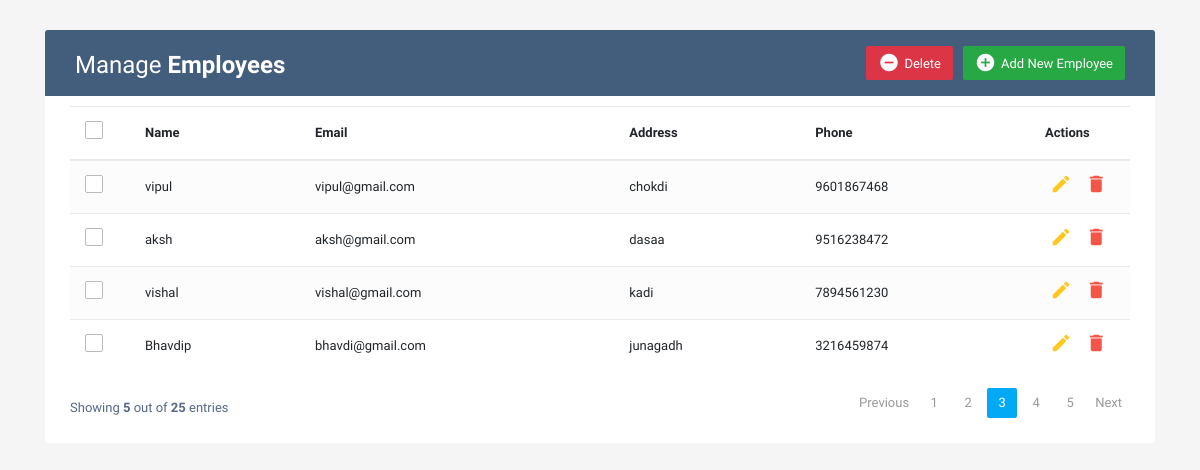
Before: / with the older database file.
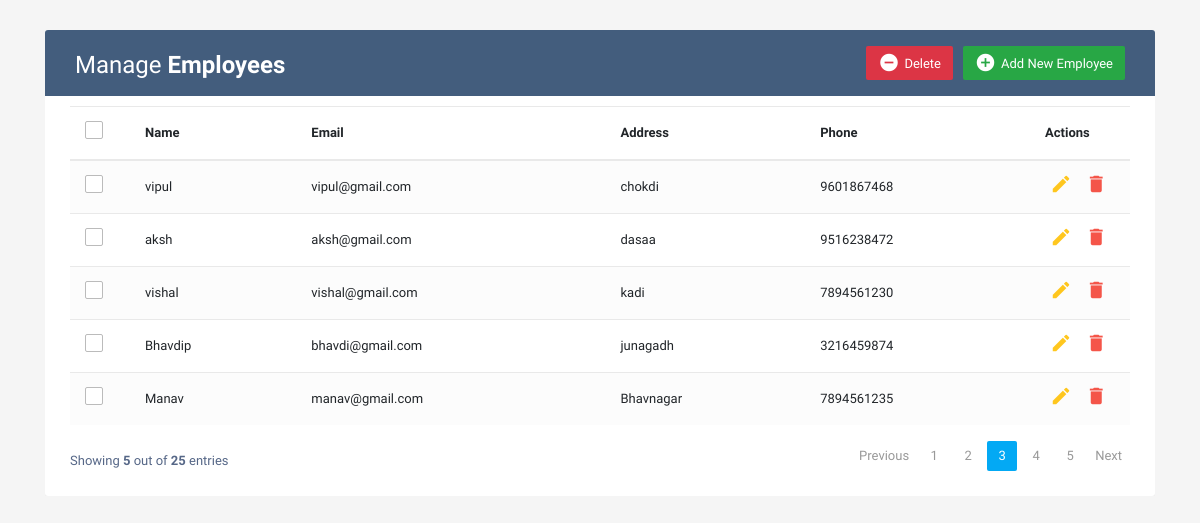
After: the same page with the newer database file.
### myapp/models.py (models this page shows, shortened)
class Employee(models.Model):
	name=models.CharField(max_length=100)
	email=models.EmailField()
	address=models.TextField()
	phone=models.PositiveIntegerField()

### myapp/views.py (the view)
# urls.py: path('',views.test,name='test'),
def test(request):
	emps = Employee.objects.all()
	return render(request,'test.html',{'emps':emps})

### myapp/templates/test.html (shortened to what this page needs)
<!DOCTYPE html>
<html lang="en">
<head>
<link rel="stylesheet" href="https://stackpath.bootstrapcdn.com/bootstrap/4.5.0/css/bootstrap.min.css">
<link rel="stylesheet" href="https://maxcdn.bootstrapcdn.com/font-awesome/4.7.0/css/font-awesome.min.css">
</head>
<body>
<div class="container-xl">
	<div class="table-responsive">
		<div class="table-wrapper">
			<div class="table-title">
				<div class="row">
					<div class="col-sm-6">
						<h2>Manage <b>Employees</b></h2>
					</div>
					<div class="col-sm-6">
						<a href="#addEmployeeModal" class="btn btn-success" data-toggle="modal"><i class="material-icons">&#xE147;</i> <span>Add New Employee</span></a>
						<a href="#deleteEmployeeModal{{i.pk}}" class="btn btn-danger" data-toggle="modal"><i class="material-icons">&#xE15C;</i> <span>Delete</span></a>
					</div>
				</div>
			</div>
			<table class="table table-striped table-hover">
				<thead>
					<tr>
						<th>
							<span class="custom-checkbox">
								<label for="selectAll"></label>
							</span>
						</th>
						<th>Name</th>
						<th>Email</th>
						<th>Address</th>
						<th>Phone</th>
						<th>Actions</th>
					</tr>
				</thead>
				<tbody>
					{% for i in emps %}
					<tr>
						<td>
							<span class="custom-checkbox">
								<label for="checkbox1"></label>
							</span>
						</td>
						<td>{{i.name}}</td>
						<td>{{i.email}}</td>
						<td>{{i.address}}</td>
						<td>{{i.phone}}</td>
						<td>
							<a href="#editEmployeeModal" class="edit" data-toggle="modal"><i class="material-icons" data-toggle="tooltip" title="Edit">&#xE254;</i></a>
							<a href="#deleteEmployeeModal" class="delete" ><i class="material-icons" title="Delete">&#xE872;</i></a>
						</td>
					</tr>
					{% endfor %}
				</tbody>
			</table>
			<div class="clearfix">
				<div class="hint-text">Showing <b>5</b> out of <b>25</b> entries</div>
				<ul class="pagination">
					<li class="page-item disabled"><a href="#">Previous</a></li>
					<li class="page-item"><a href="#" class="page-link">1</a></li>
					<li class="page-item"><a href="#" class="page-link">2</a></li>
					<li class="page-item active"><a href="#" class="page-link">3</a></li>
					<li class="page-item"><a href="#" class="page-link">4</a></li>
					<li class="page-item"><a href="#" class="page-link">5</a></li>
					<li class="page-item"><a href="#" class="page-link">Next</a></li>
				</ul>
			</div>
		</div>
	</div>
</div>
</body>
</html>

Changed rows visible on the page:
added Employee: name "Manav", email "manav@gmail.com", address "Bhavnagar", phone "7894561235"
